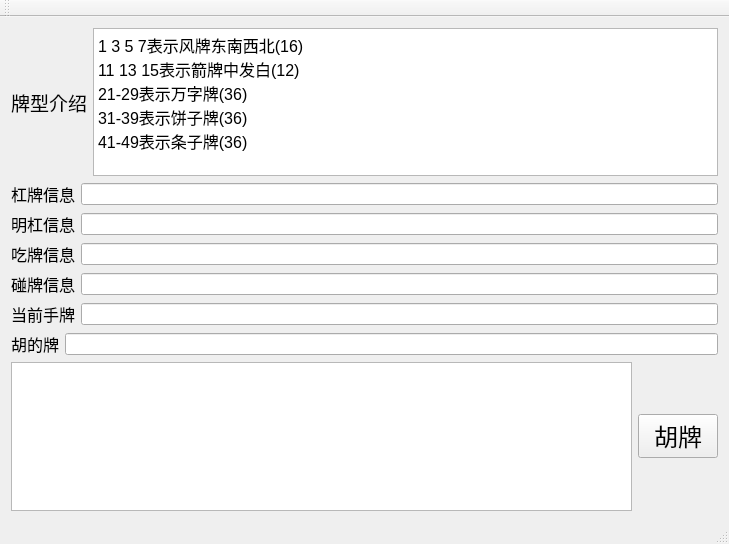
<?xml version="1.0" encoding="UTF-8"?>
<ui version="4.0">
 <class>MainWindow</class>
 <widget class="QMainWindow" name="MainWindow">
  <property name="geometry">
   <rect>
    <x>0</x>
    <y>0</y>
    <width>729</width>
    <height>544</height>
   </rect>
  </property>
  <property name="windowTitle">
   <string>MainWindow</string>
  </property>
  <widget class="QWidget" name="centralWidget">
   <layout class="QGridLayout" name="gridLayout_11">
    <item row="0" column="0">
     <layout class="QGridLayout" name="gridLayout_10">
      <item row="0" column="0">
       <layout class="QGridLayout" name="gridLayout_8">
        <item row="0" column="0">
         <widget class="QLabel" name="label">
          <property name="font">
           <font>
            <family>Agency FB</family>
            <pointsize>14</pointsize>
           </font>
          </property>
          <property name="text">
           <string>牌型介绍</string>
          </property>
         </widget>
        </item>
        <item row="0" column="1">
         <widget class="QTextEdit" name="textEdit">
          <property name="styleSheet">
           <string notr="true">font: 12pt &quot;Agency FB&quot;;
font: 75 10pt &quot;Agency FB&quot;;
font: 87 9pt &quot;Arial Black&quot;;</string>
          </property>
          <property name="readOnly">
           <bool>true</bool>
          </property>
          <property name="html">
           <string>&lt;!DOCTYPE HTML PUBLIC &quot;-//W3C//DTD HTML 4.0//EN&quot; &quot;http://www.w3.org/TR/REC-html40/strict.dtd&quot;&gt;
&lt;html&gt;&lt;head&gt;&lt;meta name=&quot;qrichtext&quot; content=&quot;1&quot; /&gt;&lt;style type=&quot;text/css&quot;&gt;
p, li { white-space: pre-wrap; }
&lt;/style&gt;&lt;/head&gt;&lt;body style=&quot; font-family:'Arial Black'; font-size:9pt; font-weight:80; font-style:normal;&quot;&gt;
&lt;p style=&quot; margin-top:0px; margin-bottom:0px; margin-left:0px; margin-right:0px; -qt-block-indent:0; text-indent:0px;&quot;&gt;&lt;span style=&quot; font-family:'Courier New,courier'; font-size:12pt; font-weight:400; color:#000000;&quot;&gt;1 3 5 7表示风牌东南西北(16)&lt;/span&gt;&lt;/p&gt;
&lt;p style=&quot; margin-top:0px; margin-bottom:0px; margin-left:0px; margin-right:0px; -qt-block-indent:0; text-indent:0px;&quot;&gt;&lt;span style=&quot; font-family:'Courier New,courier'; font-size:12pt; font-weight:400; color:#000000;&quot;&gt;11 13 15表示箭牌中发白(12)&lt;/span&gt;&lt;/p&gt;
&lt;p style=&quot; margin-top:0px; margin-bottom:0px; margin-left:0px; margin-right:0px; -qt-block-indent:0; text-indent:0px;&quot;&gt;&lt;span style=&quot; font-family:'Courier New,courier'; font-size:12pt; font-weight:400; color:#000000;&quot;&gt;21-29表示万字牌(36)&lt;/span&gt;&lt;/p&gt;
&lt;p style=&quot; margin-top:0px; margin-bottom:0px; margin-left:0px; margin-right:0px; -qt-block-indent:0; text-indent:0px;&quot;&gt;&lt;span style=&quot; font-family:'Courier New,courier'; font-size:12pt; font-weight:400; color:#000000;&quot;&gt;31-39表示饼子牌(36)&lt;/span&gt;&lt;/p&gt;
&lt;p style=&quot; margin-top:0px; margin-bottom:0px; margin-left:0px; margin-right:0px; -qt-block-indent:0; text-indent:0px;&quot;&gt;&lt;span style=&quot; font-family:'Courier New,courier'; font-size:12pt; font-weight:400; color:#000000;&quot;&gt;41-49表示条子牌(36)&lt;/span&gt;&lt;/p&gt;&lt;/body&gt;&lt;/html&gt;</string>
          </property>
         </widget>
        </item>
       </layout>
      </item>
      <item row="1" column="0">
       <layout class="QGridLayout" name="gridLayout_9">
        <item row="0" column="0">
         <layout class="QGridLayout" name="gridLayout">
          <item row="0" column="0">
           <widget class="QLabel" name="label_2">
            <property name="font">
             <font>
              <family>Agency FB</family>
              <pointsize>12</pointsize>
             </font>
            </property>
            <property name="text">
             <string>杠牌信息</string>
            </property>
           </widget>
          </item>
          <item row="0" column="1">
           <widget class="QLineEdit" name="lineEdit"/>
          </item>
         </layout>
        </item>
        <item row="1" column="0">
         <layout class="QGridLayout" name="gridLayout_2">
          <item row="0" column="0">
           <widget class="QLabel" name="label_4">
            <property name="font">
             <font>
              <family>Agency FB</family>
              <pointsize>12</pointsize>
             </font>
            </property>
            <property name="text">
             <string>明杠信息</string>
            </property>
           </widget>
          </item>
          <item row="0" column="1">
           <widget class="QLineEdit" name="lineEdit_2"/>
          </item>
         </layout>
        </item>
        <item row="2" column="0">
         <layout class="QGridLayout" name="gridLayout_3">
          <item row="0" column="0">
           <widget class="QLabel" name="label_3">
            <property name="font">
             <font>
              <family>Agency FB</family>
              <pointsize>12</pointsize>
             </font>
            </property>
            <property name="text">
             <string>吃牌信息</string>
            </property>
           </widget>
          </item>
          <item row="0" column="1">
           <widget class="QLineEdit" name="lineEdit_3"/>
          </item>
         </layout>
        </item>
        <item row="3" column="0">
         <layout class="QGridLayout" name="gridLayout_5">
          <item row="0" column="0" colspan="2">
           <layout class="QGridLayout" name="gridLayout_4">
            <item row="0" column="0">
             <widget class="QLabel" name="label_5">
              <property name="font">
               <font>
                <family>Agency FB</family>
                <pointsize>12</pointsize>
               </font>
              </property>
              <property name="text">
               <string>碰牌信息</string>
              </property>
             </widget>
            </item>
            <item row="0" column="1">
             <widget class="QLineEdit" name="lineEdit_4"/>
            </item>
           </layout>
          </item>
          <item row="1" column="0">
           <widget class="QLabel" name="label_6">
            <property name="font">
             <font>
              <family>Agency FB</family>
              <pointsize>12</pointsize>
             </font>
            </property>
            <property name="text">
             <string>当前手牌</string>
            </property>
           </widget>
          </item>
          <item row="1" column="1">
           <widget class="QLineEdit" name="lineEdit_5"/>
          </item>
         </layout>
        </item>
        <item row="4" column="0">
         <layout class="QGridLayout" name="gridLayout_6">
          <item row="0" column="0">
           <widget class="QLabel" name="label_7">
            <property name="font">
             <font>
              <family>Agency FB</family>
              <pointsize>12</pointsize>
              <weight>50</weight>
              <bold>false</bold>
             </font>
            </property>
            <property name="text">
             <string>胡的牌</string>
            </property>
           </widget>
          </item>
          <item row="0" column="1">
           <widget class="QLineEdit" name="lineEdit_6"/>
          </item>
         </layout>
        </item>
       </layout>
      </item>
      <item row="2" column="0">
       <layout class="QGridLayout" name="gridLayout_7">
        <item row="0" column="0">
         <widget class="QTextEdit" name="textEdit_2">
          <property name="readOnly">
           <bool>false</bool>
          </property>
         </widget>
        </item>
        <item row="0" column="1">
         <widget class="QPushButton" name="pushButton">
          <property name="font">
           <font>
            <family>Agency FB</family>
            <pointsize>18</pointsize>
           </font>
          </property>
          <property name="text">
           <string>胡牌</string>
          </property>
         </widget>
        </item>
       </layout>
      </item>
     </layout>
    </item>
   </layout>
  </widget>
  <widget class="QMenuBar" name="menuBar">
   <property name="geometry">
    <rect>
     <x>0</x>
     <y>0</y>
     <width>729</width>
     <height>23</height>
    </rect>
   </property>
  </widget>
  <widget class="QToolBar" name="mainToolBar">
   <attribute name="toolBarArea">
    <enum>TopToolBarArea</enum>
   </attribute>
   <attribute name="toolBarBreak">
    <bool>false</bool>
   </attribute>
  </widget>
  <widget class="QStatusBar" name="statusBar"/>
 </widget>
 <layoutdefault spacing="6" margin="11"/>
 <resources/>
 <connections/>
</ui>
